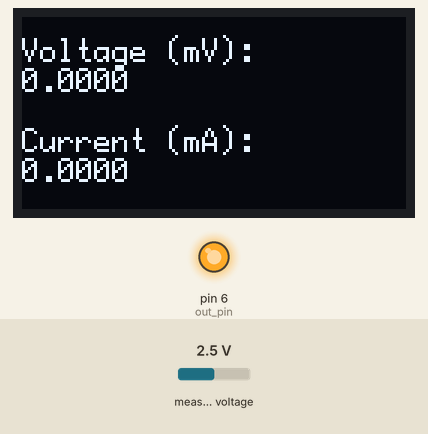
Simulated run of this sketch. Board: Arduino Uno, built with avr-gcc and run on an emulated ATmega328P. Shown: 128×64 one-colour display, output pins drawn as LEDs (lit = HIGH). Inputs (shaded band) come from the test bench; at power-on: measured voltage 2.5 V. What the sketch prints to the serial monitor is not drawn.

Above: at 0.4 s.
Timing chart, 0 to 1.9 s (numbered marks = the images above):
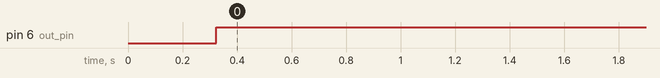

Measured:
- by itself, pin 6 (out_pin): LOW → HIGH at 0.32 s

The sketch:

may_sktech.ino
```cpp
#include <Wire.h> // For I2C communication
#include <Adafruit_ADS1X15.h> // For ADS1115 ADC
#include <U8glib.h> // For OLED display (keep if using U8glib)

U8GLIB_SH1106_128X64 oled(U8G_I2C_OPT_NONE); // OLED using SH1106 controller

#define out_pin 6 // Pin to drive MOSFET gate
#define rst_pin 7 // Pin to reset the circuit

const float V_th = 115.0; // Threshold voltage in mV (115 mV = 115 mA)
const float FSR = 6.144 / 32768.0; // Voltage per bit for ADS1115 at ±6.144V gain
int16_t adc0 = 0; // Holds raw ADC reading
float voltage = 0.0; // Holds converted voltage value

Adafruit_ADS1115 ads; // Create ADS1115 object

void setup() {
  Serial.begin(115200);
  pinMode(out_pin, OUTPUT);
  pinMode(rst_pin, INPUT_PULLUP);

  Serial.println("Initializing ADS1115...");
  ads.begin();
  ads.setGain(GAIN_TWOTHIRDS); // ±6.144V (default), use GAIN_ONE for ±4.096V if needed
}

void loop() {
  read_analog_value();

  if (voltage >= V_th) {
    // Stay in loop while overcurrent and reset not pressed
    while (digitalRead(rst_pin) != LOW) {
      digitalWrite(out_pin, LOW); // Turn off MOSFET
      read_analog_value();
      serial_display();
      delay(1000);
    }
  } else {
    digitalWrite(out_pin, HIGH); // Keep MOSFET ON
  }

  serial_display();
  delay(1000);
}

// Read analog value from ADS1115
void read_analog_value() {
  adc0 = ads.readADC_SingleEnded(0); // Read A0 pin
  voltage = adc0 * FSR * 1000.0; // Convert to millivolts (mV)
  oled_display(voltage);
}

// Print data to Serial Monitor
void serial_display() {
  Serial.print("ADC0: ");
  Serial.print(adc0);
  Serial.print("\tVoltage (mV): ");
  Serial.println(voltage, 4);
}

// Display data on OLED
void oled_display(float voltage) {
  oled.firstPage();
  do {
    oled.setFont(u8g_font_profont12);
    oled.setPrintPos(0, 15);
    oled.print("Voltage (mV):");
    oled.setPrintPos(0, 25);
    oled.print(voltage, 4);

    oled.setPrintPos(0, 45);
    oled.print("Current (mA):");
    oled.setPrintPos(0, 55);
    oled.print(voltage, 4); // Same as voltage in mV → Current in mA via 1 Ohm sense resistor
  } while (oled.nextPage());
}
```
